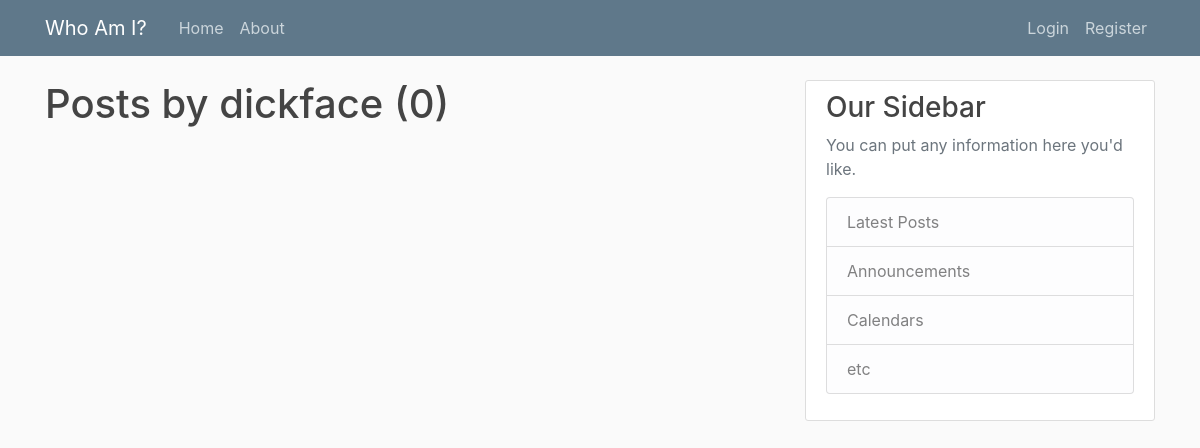
/user/dickface, run on an earlier commit of the app's database.
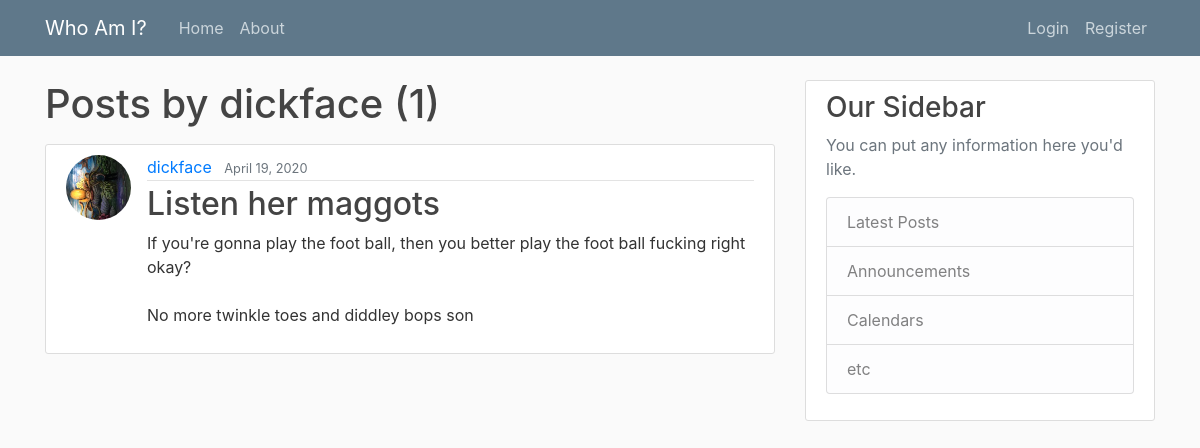
And on a later commit of the database.
### blog/models.py (models this page shows, shortened)
class Post(models.Model):
    title = models.CharField(max_length=100)
    content = models.TextField()
    date_posted = models.DateTimeField(default=timezone.now)
    author = models.ForeignKey(User, on_delete=models.CASCADE)

### users/models.py (models this page shows, shortened)
class Profile(models.Model):
    user = models.OneToOneField(User, on_delete=models.CASCADE)
    image= models.ImageField(default='default.jpg', upload_to='profile_pics')

### blog/views.py (the view)
# urls.py: path('user/<str:username>', UserPostListView.as_view(), name='user-posts'),
class UserPostListView(ListView):
    model = Post
    template_name = 'blog/user_posts.html'#<app>/<model>_<viewtype>/html
    context_object_name = 'posts'
    paginate_by = 5
    def get_queryset(self):
        user = get_object_or_404(User, username=self.kwargs.get('username'))
        return Post.objects.filter(author=user).order_by('-date_posted')

### blog/templates/blog/user_posts.html (shortened to what this page needs)
{% extends "blog/base.html" %}
{% block content%}
    <h1 class="mb-3">Posts by {{ view.kwargs.username }} ({{ page_obj.paginator.count}})</h1>
    {% for post in posts %}
        <article class="media content-section">
            <img class = "rounded-circle article-img" src="{{ post.author.profile.image.url }}">
              <div class="media-body">
                <div class="article-metadata">
                  <a class="mr-2" href="{% url 'user-posts' post.author.username %}">{{ post.author }}</a>
                  <small class="text-muted">{{ post.date_posted |date:"F d, Y"}}</small>
                </div>
                <h2><a class="article-title" href="{% url 'post-detail' post.id %}">{{ post.title }}</a></h2>
                <p class="article-content">{{ post.content }}</p>
              </div>
        </article>
    {% endfor %}
{% endblock content%}

What changed in the data, as far as the page shows it:
added Post: author.profile.image (placeholder picture), author "dickface", date_posted "April 19, 2020", title "Listen her maggots", content "If you're gonna play the foot ball, then you better play the foot ball fucking right okay? No more twinkle toes and diddley bops son"
Also different on the page:
{{ page_obj.paginator.count }}: "0" → "1"
